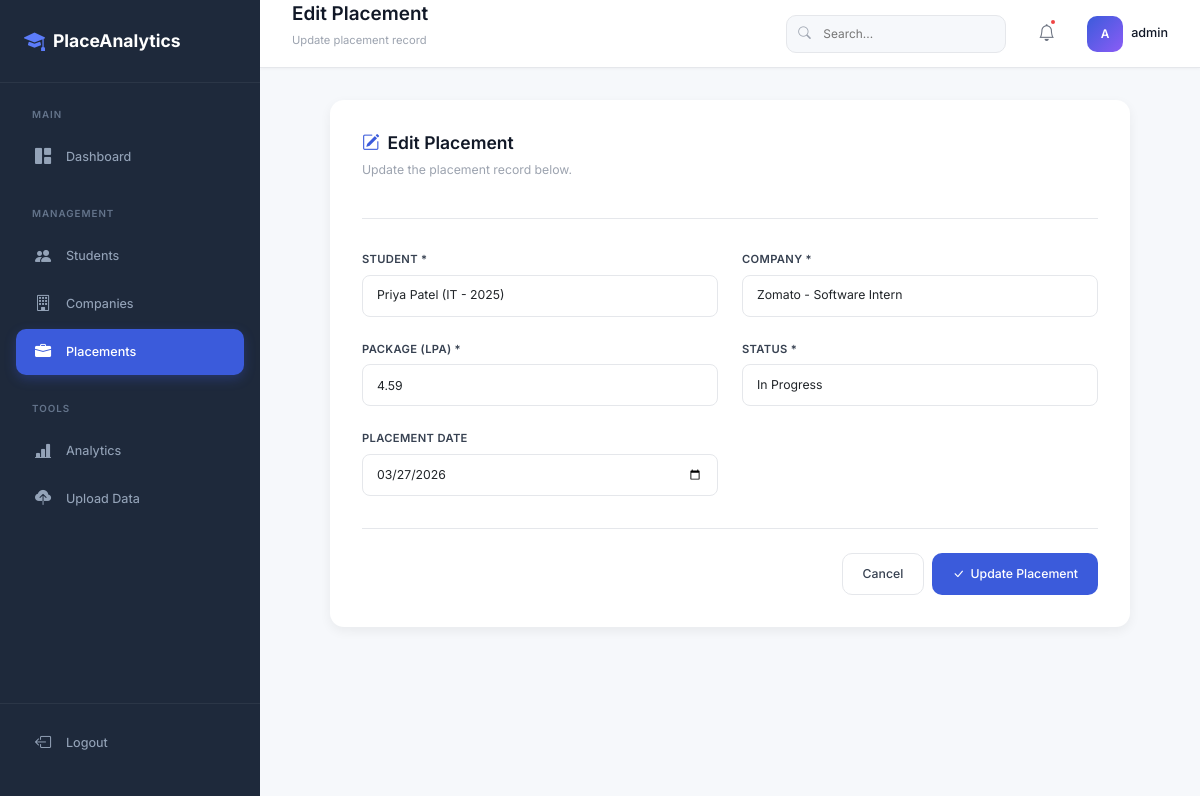
Screenshot of /placements/21/edit/ (signed in) with the database file from the repository.
### placement_app/models.py (models this page shows, shortened)
class Student(models.Model):
    BRANCH_CHOICES = [
        ('CSE', 'Computer Science'),
        ('IT', 'Information Technology'),
        ('ECE', 'Electronics & Communication'),
        ('EEE', 'Electrical & Electronics'),
        ('ME', 'Mechanical Engineering'),
        ('CE', 'Civil Engineering'),
        ('OTHER', 'Other'),
    ]
    student_id = models.AutoField(primary_key=True)
    name = models.CharField(max_length=200, db_index=True)
    branch = models.CharField(max_length=10, choices=BRANCH_CHOICES, default='CSE', db_index=True)
    cgpa = models.DecimalField(max_digits=4, decimal_places=2)
    passing_year = models.IntegerField(db_index=True)
    skills = models.TextField(blank=True, null=True, help_text="Comma-separated skills")
    internship_done = models.BooleanField(default=False)
    email = models.EmailField(blank=True, null=True)
    phone = models.CharField(max_length=15, blank=True, null=True)
    created_at = models.DateTimeField(auto_now_add=True)
    updated_at = models.DateTimeField(auto_now=True)
    class Meta:
        ordering = ['-created_at']
    def __str__(self):
        return f"{self.name} ({self.branch} - {self.passing_year})"

class Company(models.Model):
    OFFER_TYPE_CHOICES = [
        ('Full-Time', 'Full-Time'),
        ('Internship', 'Internship'),
        ('Both', 'Both'),
    ]
    company_id = models.AutoField(primary_key=True)
    company_name = models.CharField(max_length=300, db_index=True)
    role = models.CharField(max_length=200, db_index=True)
    ctc = models.DecimalField(max_digits=10, decimal_places=2, help_text="CTC in LPA")
    location = models.CharField(max_length=200, db_index=True)
    offer_type = models.CharField(max_length=20, choices=OFFER_TYPE_CHOICES, default='Full-Time', db_index=True)
    website = models.URLField(blank=True, null=True)
    created_at = models.DateTimeField(auto_now_add=True)
    updated_at = models.DateTimeField(auto_now=True)
    class Meta:
        ordering = ['-created_at']
        verbose_name_plural = "Companies"
    def __str__(self):
        return f"{self.company_name} - {self.role}"

class Placement(models.Model):
    STATUS_CHOICES = [
        ('Placed', 'Placed'),
        ('Not Placed', 'Not Placed'),
        ('In Progress', 'In Progress'),
    ]
    placement_id = models.AutoField(primary_key=True)
    student = models.ForeignKey(Student, on_delete=models.CASCADE, related_name='placements')
    company = models.ForeignKey(Company, on_delete=models.CASCADE, related_name='placements')
    package = models.DecimalField(max_digits=10, decimal_places=2, help_text="Package in LPA")
    status = models.CharField(max_length=20, choices=STATUS_CHOICES, default='In Progress', db_index=True)
    placement_date = models.DateField(blank=True, null=True, db_index=True)
    created_at = models.DateTimeField(auto_now_add=True)
    updated_at = models.DateTimeField(auto_now=True)
    class Meta:
        ordering = ['-created_at']

### placement_app/views.py (the view)
# urls.py: path('placements/<int:pk>/edit/', views.edit_placement, name='edit_placement'),
@login_required
def edit_placement(request, pk):
    placement = get_object_or_404(Placement, pk=pk)
    if request.method == 'POST':
        form = PlacementForm(request.POST, instance=placement)
        if form.is_valid():
            form.save()
            cache.delete_many(['dashboard_stats', 'analytics_stats'])
            messages.success(request, 'Placement record updated successfully!')
            return redirect('placement_list')
    else:
        form = PlacementForm(instance=placement)
    return render(request, 'placements/edit_placement.html', {'form': form, 'placement': placement})

### placement_app/forms.py
class PlacementForm(forms.ModelForm):
    class Meta:
        model = Placement
        fields = ['student', 'company', 'package', 'status', 'placement_date']
        widgets = {
            'student': forms.Select(attrs={
                'class': 'form-select',
            }),
            'company': forms.Select(attrs={
                'class': 'form-select',
            }),
            'package': forms.NumberInput(attrs={
                'class': 'form-control',
                'placeholder': 'e.g. 10.00',
                'step': '0.01',
            }),
            'status': forms.Select(attrs={
                'class': 'form-select',
            }),
            'placement_date': forms.DateInput(attrs={
                'class': 'form-control',
                'type': 'date',
            }),
        }

### placement_app/templates/placements/edit_placement.html (shortened to what this page needs)
{% extends 'base.html' %}
{% block page_title %}Edit Placement{% endblock %}
{% block page_subtitle %}Update placement record{% endblock %}
{% block content %}
<div class="form-page">
    <div class="form-card">
        <div class="form-card-header">
            <h2><i class="bi bi-pencil-square"></i> Edit Placement</h2>
            <p>Update the placement record below.</p>
        </div>
        <form method="POST" id="edit-placement-form">
            <div class="form-grid">
                <div class="form-group">
                    <label for="{{ form.student.id_for_label }}">Student *</label>
                    {{ form.student }}
                </div>
                <div class="form-group">
                    <label for="{{ form.company.id_for_label }}">Company *</label>
                    {{ form.company }}
                </div>
                <div class="form-group">
                    <label for="{{ form.package.id_for_label }}">Package (LPA) *</label>
                    {{ form.package }}
                </div>
                <div class="form-group">
                    <label for="{{ form.status.id_for_label }}">Status *</label>
                    {{ form.status }}
                </div>
                <div class="form-group">
                    <label for="{{ form.placement_date.id_for_label }}">Placement Date</label>
                    {{ form.placement_date }}
                </div>
            </div>
            <div class="form-actions">
                <a href="{% url 'placement_list' %}" class="btn-secondary-sm">Cancel</a>
                <button type="submit" class="btn-primary-sm" id="update-placement">
                    <i class="bi bi-check-lg"></i> Update Placement
                </button>
            </div>
        </form>
    </div>
</div>
{% endblock %}

### placement_app/templates/base.html (shortened to what this page needs)
{% load static %}
<!DOCTYPE html>
<html lang="en">
<head>
    <link href="https://cdn.jsdelivr.net/npm/bootstrap@5.3.2/dist/css/bootstrap.min.css" rel="stylesheet">
    <link href="https://cdn.jsdelivr.net/npm/bootstrap-icons@1.11.2/font/bootstrap-icons.css" rel="stylesheet">
    <link rel="stylesheet" href="{% static 'css/styles.css' %}">
</head>
<body>
    {% if user.is_authenticated %}
    <div class="app-wrapper">
        <aside class="sidebar" id="sidebar">
            <div class="sidebar-header">
                <div class="sidebar-logo">
                    <i class="bi bi-mortarboard-fill"></i>
                    <span>PlaceAnalytics</span>
                </div>
            </div>
            <nav class="sidebar-nav">
                <div class="nav-section">
                    <span class="nav-section-title">Main</span>
                    <a href="{% url 'dashboard' %}" class="nav-link {% if request.resolver_match.url_name == 'dashboard' %}active{% endif %}" id="nav-dashboard">
                        <i class="bi bi-grid-1x2-fill"></i>
                        <span>Dashboard</span>
                    </a>
                </div>
                <div class="nav-section">
                    <span class="nav-section-title">Management</span>
                    <a href="{% url 'student_list' %}" class="nav-link {% if 'student' in request.resolver_match.url_name %}active{% endif %}" id="nav-students">
                        <i class="bi bi-people-fill"></i>
                        <span>Students</span>
                    </a>
                    <a href="{% url 'company_list' %}" class="nav-link {% if 'company' in request.resolver_match.url_name %}active{% endif %}" id="nav-companies">
                        <i class="bi bi-building"></i>
                        <span>Companies</span>
                    </a>
                    <a href="{% url 'placement_list' %}" class="nav-link {% if 'placement' in request.resolver_match.url_name %}active{% endif %}" id="nav-placements">
                        <i class="bi bi-briefcase-fill"></i>
                        <span>Placements</span>
                    </a>
                </div>
                <div class="nav-section">
                    <span class="nav-section-title">Tools</span>
                    <a href="{% url 'analytics' %}" class="nav-link {% if request.resolver_match.url_name == 'analytics' %}active{% endif %}" id="nav-analytics">
                        <i class="bi bi-bar-chart-line-fill"></i>
                        <span>Analytics</span>
                    </a>
                    <a href="{% url 'upload_dataset' %}" class="nav-link {% if request.resolver_match.url_name == 'upload_dataset' %}active{% endif %}" id="nav-upload">
                        <i class="bi bi-cloud-upload-fill"></i>
                        <span>Upload Data</span>
                    </a>
                </div>
                <div class="nav-section nav-section-bottom">
                    <a href="{% url 'logout' %}" class="nav-link" id="nav-logout">
                        <i class="bi bi-box-arrow-left"></i>
                        <span>Logout</span>
                    </a>
                </div>
            </nav>
        </aside>
        <div class="main-content">
            <header class="topbar">
                <div class="topbar-left">
                    <div class="page-title-area">
                        <h1 class="page-title">{% block page_title %}Dashboard{% endblock %}</h1>
                        <p class="page-subtitle">{% block page_subtitle %}Overview & Statistics{% endblock %}</p>
                    </div>
                </div>
                <div class="topbar-right">
                    <div class="topbar-search">
                        <i class="bi bi-search"></i>
                        <input type="text" placeholder="Search..." id="global-search">
                    </div>
                    <button class="topbar-icon-btn" id="notif-btn">
                        <i class="bi bi-bell"></i>
                        <span class="notification-dot"></span>
                    </button>
                    <div class="topbar-profile">
                        <div class="avatar">
                            {{ user.username|first|upper }}
                        </div>
                        <span class="profile-name d-none d-md-inline">{{ user.username }}</span>
                    </div>
                </div>
            </header>
            <main class="content-area">
                {% block content %}{% endblock %}
            </main>
        </div>
    </div>
    {% else %}
        {% block guest_content %}{% endblock %}
    {% endif %}
</body>
</html>

### rows the page displays
Student: student "Priya Patel (IT - 2025)"
Company: company "Zomato - Software Intern"
Placement: package "4.59", status "In Progress", placement_date "03/27/2026"

### other values shown
{{ user.username|first|upper }} "A"
{{ user.username }} "admin"
